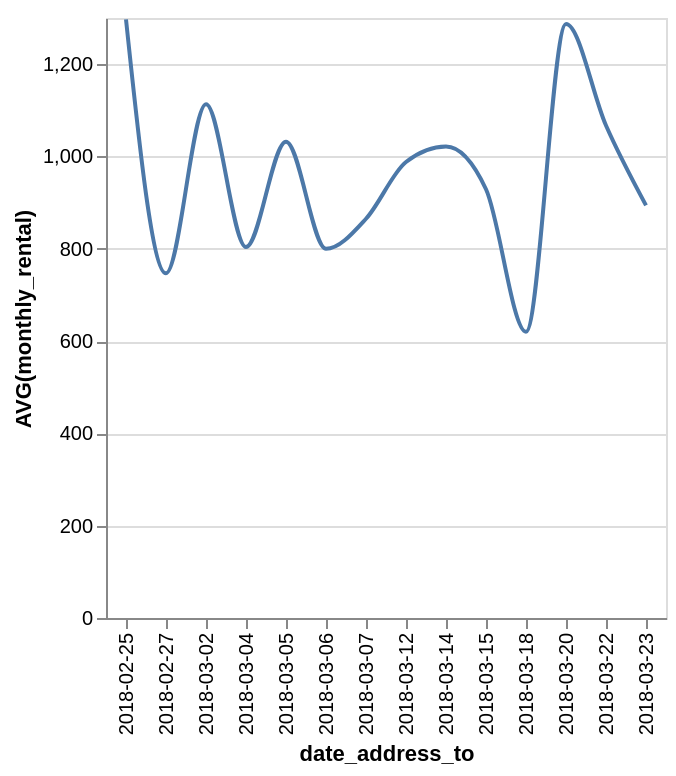

Write a Vega-Lite specification for this figure.
### Vega-Lite specification from a JSON file in a GitHub repository (floating-point values rounded to 4 significant figures)
{"data": {"values": [{"x_data": "2018-02-25", "y_data": 1297}, {"x_data": "2018-02-27", "y_data": 747}, {"x_data": "2018-03-02", "y_data": 1113}, {"x_data": "2018-03-04", "y_data": 803.8}, {"x_data": "2018-03-05", "y_data": 1032}, {"x_data": "2018-03-06", "y_data": 800}, {"x_data": "2018-03-07", "y_data": 865}, {"x_data": "2018-03-12", "y_data": 988}, {"x_data": "2018-03-14", "y_data": 1022.0}, {"x_data": "2018-03-15", "y_data": 929}, {"x_data": "2018-03-18", "y_data": 620}, {"x_data": "2018-03-20", "y_data": 1287}, {"x_data": "2018-03-22", "y_data": 1067}, {"x_data": "2018-03-23", "y_data": 894}]}, "mark": {"type": "line", "interpolate": "monotone"}, "encoding": {"x": {"field": "x_data", "type": "nominal", "title": "date_address_to", "sort": "ascending"}, "y": {"field": "y_data", "type": "quantitative", "title": "AVG(monthly_rental)"}}}
